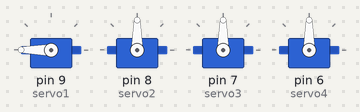
Recording of a sketch running on a simulated Arduino Uno, built with avr-gcc and run on an emulated ATmega328P. Shown: 4 × servo.

Above: at 0.05 s.
At 2.25 s:
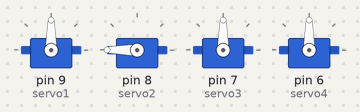
At 4.5 s:
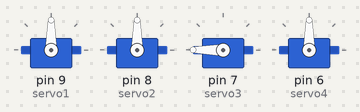
At 6.75 s:
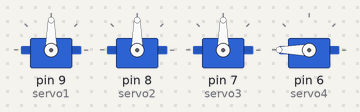
At 9.0 s:
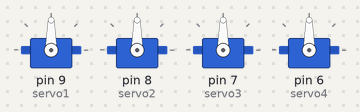
Timing chart, 0 to 11.7 s (numbered marks = the images above):
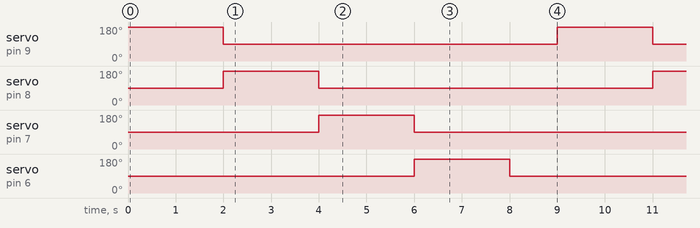

The sketch:

Servo_Test.ino
```cpp
#include <Servo.h>

// Create servo control objects for four servos
Servo servo1;
Servo servo2;
Servo servo3;
Servo servo4;

void setup() {
  // Attach each servo signal line to the specified digital pin
  servo1.attach(9);
  servo2.attach(8);
  servo3.attach(7);
  servo4.attach(6);
}

void loop() {
  // Rotate servo 1
  servo1.write(180);
  delay(2000); // Rotate for 2 seconds
  servo1.write(90); // Stop rotation

  // Rotate servo 2
  servo2.write(180);
  delay(2000); // Rotate for 2 seconds
  servo2.write(90); // Stop rotation

  // Rotate servo 3
  servo3.write(180);
  delay(2000); // Rotate for 2 seconds
  servo3.write(90); // Stop rotation

  // Rotate servo 4
  servo4.write(180);
  delay(2000); // Rotate for 2 seconds
  servo4.write(90); // Stop rotation

  delay(1000); // Wait 1 second after all stop before starting the next rotation cycle
}
```

Measured:
- by itself, servo on pin 9 (servo1), servo on pin 8 (servo2), servo on pin 7 (servo3), servo on pin 6 (servo4): alternates 180° for 2.0 s and 90° for 7.0 s
